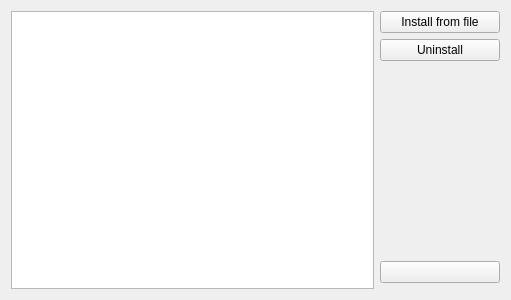
<?xml version="1.0" encoding="UTF-8"?>
<ui version="4.0">
 <class>ExtensionsManagerWidget</class>
 <widget class="QWidget" name="ExtensionsManagerWidget">
  <property name="geometry">
   <rect>
    <x>0</x>
    <y>0</y>
    <width>511</width>
    <height>300</height>
   </rect>
  </property>
  <property name="windowTitle">
   <string>Extensions manager</string>
  </property>
  <layout class="QGridLayout" name="gridLayout">
   <item row="0" column="0" rowspan="5">
    <widget class="QListView" name="listView"/>
   </item>
   <item row="0" column="1">
    <widget class="QPushButton" name="pushButtonInstall">
     <property name="text">
      <string>Install from file</string>
     </property>
    </widget>
   </item>
   <item row="2" column="1">
    <spacer name="verticalSpacer">
     <property name="orientation">
      <enum>Qt::Vertical</enum>
     </property>
     <property name="sizeHint" stdset="0">
      <size>
       <width>120</width>
       <height>202</height>
      </size>
     </property>
    </spacer>
   </item>
   <item row="1" column="1">
    <widget class="QPushButton" name="pushButtonUninstall">
     <property name="text">
      <string>Uninstall</string>
     </property>
    </widget>
   </item>
   <item row="3" column="1">
    <widget class="KPushButton" name="pushButtonClose"/>
   </item>
  </layout>
 </widget>
 <customwidgets>
  <customwidget>
   <class>KPushButton</class>
   <extends>QPushButton</extends>
   <header>kpushbutton.h</header>
  </customwidget>
 </customwidgets>
 <resources/>
 <connections/>
</ui>
